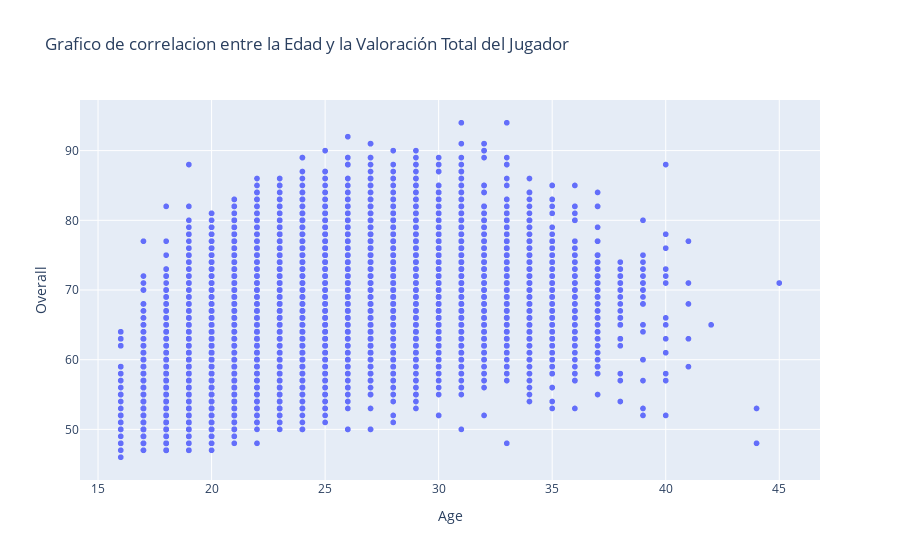

Here is the notebook cell this chart was saved with:
### Code cell
# Elemento 2: Gráfico de Correlación que responda – “Cuál es la relación entre la edad y el overall?” – explicar la salida 

fig = px.scatter(df, x = "Age", y = "Overall", title="Grafico de correlacion entre la Edad y la Valoración Total del Jugador")
fig.show()

### Figure 1 — Plotly figure (JSON) as saved in the notebook; plotly's stock layout.template omitted (floating-point values rounded to 4 significant figures; data arrays with more than 128 entries replaced by an {"elided": "..."} marker saying what was removed)
{"data": [{"hovertemplate": "Age=%{x}<br>Overall=%{y}<extra></extra>", "legendgroup": "", "marker": {"color": "#636efa", "symbol": "circle"}, "mode": "markers", "name": "", "showlegend": false, "type": "scattergl", "x": {"elided": "18207 int values"}, "xaxis": "x", "y": {"elided": "18207 int values"}, "yaxis": "y"}], "layout": {"legend": {"tracegroupgap": 0}, "title": {"text": "Grafico de correlacion entre la Edad y la Valoración Total del Jugador"}, "xaxis": {"anchor": "y", "domain": [0, 1], "title": {"text": "Age"}}, "yaxis": {"anchor": "x", "domain": [0, 1], "title": {"text": "Overall"}}}}
